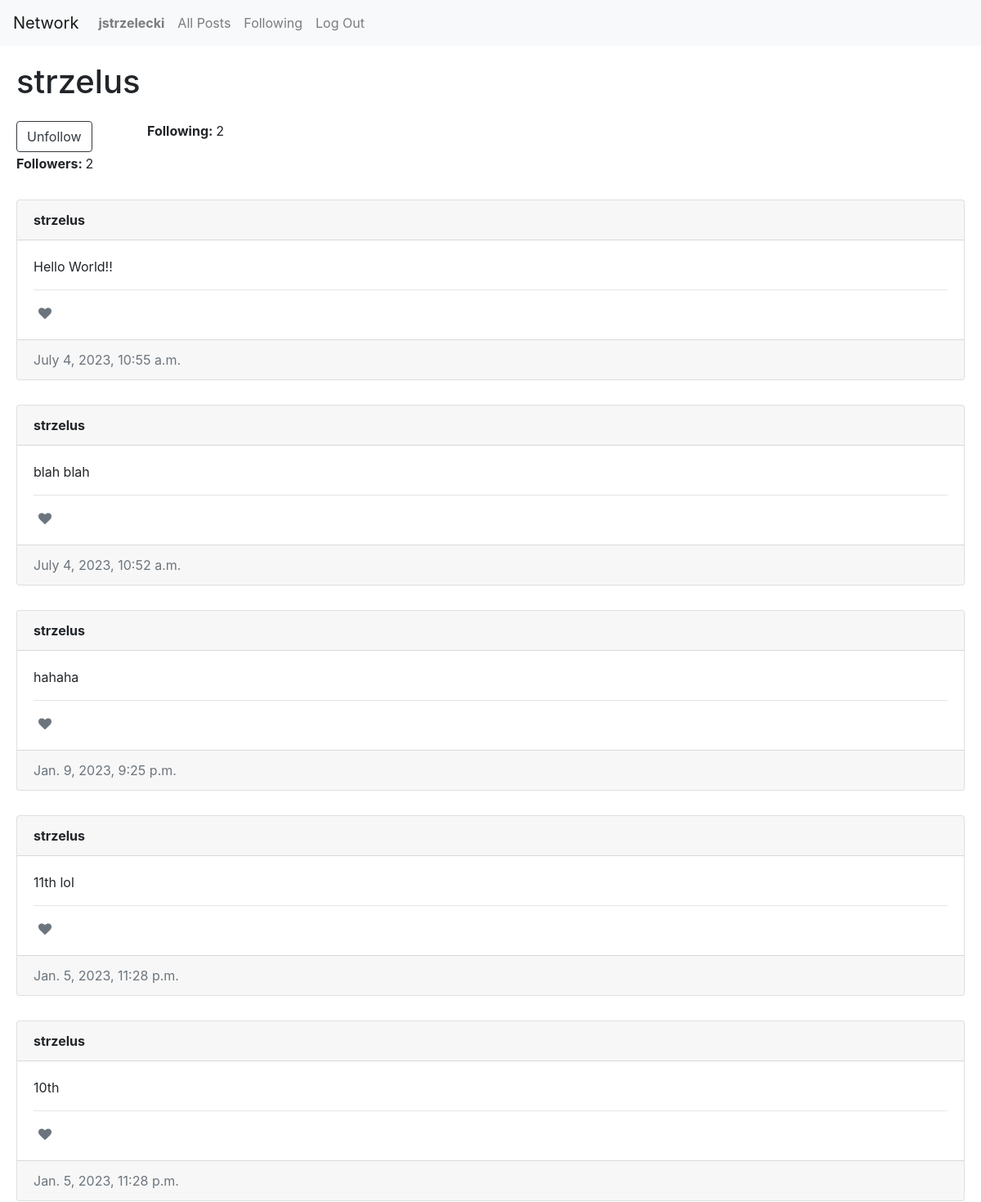
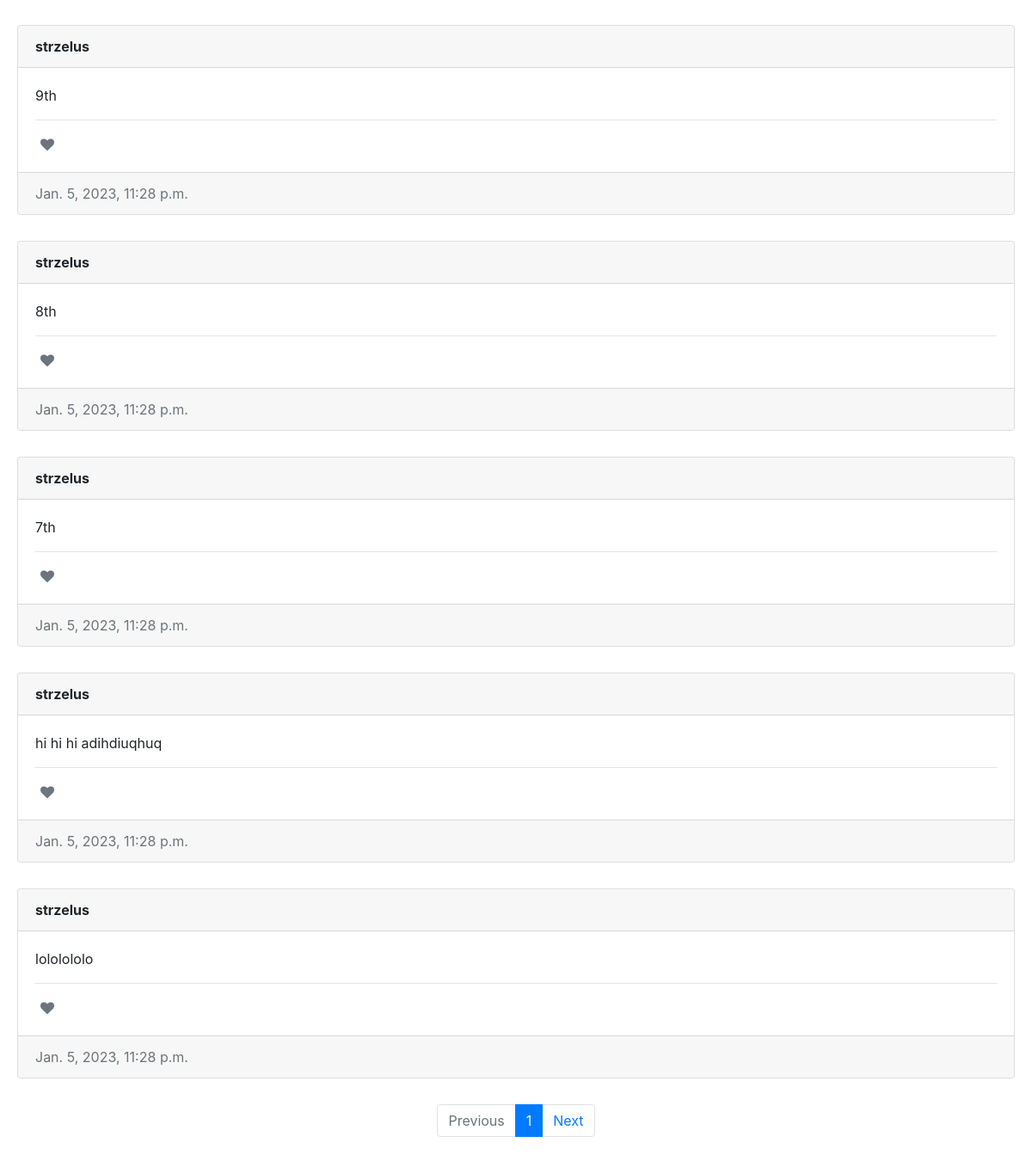
The page /profile/2 (signed in) on the database its author committed (2 pictures, top to bottom).
### network/models.py (models this page shows, shortened)
class User(AbstractUser):
    pass

class Post(models.Model):
    user = models.ForeignKey(User, on_delete=models.CASCADE, related_name="author")
    text = models.TextField(null=True)
    date = models.DateTimeField(auto_now_add=True)
    likes = models.DecimalField(default=0, max_digits=5, decimal_places=0)

### network/views.py (the view)
# urls.py: path("profile/<int:id>", views.profile, name="profile"),
def profile(request, id):
    following = User.objects.get(id=id)
    posts = Post.objects.filter(user=following).order_by("-date")
    paginator = Paginator(posts, 10)
    page_number = request.GET.get('page')
    page_obj = paginator.get_page(page_number)
    try:
        follower_id = list(Follow.objects.filter(following_id=id).values_list('follower', flat=True))
        followers = list(User.objects.filter(id__in=follower_id).values_list('username', flat=True))
        following_count = Follow.objects.filter(follower=following).count()
        followers_count = Follow.objects.filter(following=following).count()
        return render(request, "network/profile.html", {
            "following": following,
            "followers": followers,
            "following_count": following_count,
            "followers_count": followers_count,
            "page_obj": page_obj
        })
    except:
        following_count = Follow.objects.filter(follower=following).count()
        followers_count = Follow.objects.filter(following=following).count()
        return render(request, "network/profile.html", {
            "following": following,
            "following_count": following_count,
            "followers_count": followers_count,
            "page_obj": page_obj
        })

### network/templates/network/profile.html (shortened to what this page needs)
{% extends "network/layout.html" %} {% block body %}
<h1>{{ following }}</h1>
<div class="w-25 py-3">
    <div class="row">
    {% if user.is_authenticated %}
    {% if request.user != following %}
	{% if not request.user.username in followers %}
	<form class="col" action="{% url 'follow' following.id %}" method="post">
		{% csrf_token %}
		<input type="submit" class="btn btn-dark" value="Follow" />
	</form>
	{% else %}
	<form class="col" action="{% url 'unfollow' following.id %}" method="post">
		<input
			type="submit"
			class="btn btn-outline-dark"
			value="Unfollow"
		/>
	</form>
	{% endif %} {% endif %} {% endif %}
	<p class="col"><b>Following: </b>{{ following_count }}</p>
	<p class="col"><b>Followers: </b>{{ followers_count }}</p>
    </div>
</div>
<div class="vstack gap-3">
	{% if page_obj %} {% for post in page_obj %}
	<div class="card">
		<div class="card-header">
			<span id="username" href="{% url 'profile' post.user.id %}"
				><strong>{{ post.user }}</strong></span>
		</div>
		<div class="card-body">
			<p class="card-title">{{ post.text }}</p>
            <hr>
            {% if user == post.user %}
			<button
				class="btn btn-secondary"
                type="button"
				data-toggle="modal"
				data-target="#modal_edit_post_{{ post.id }}"
			>
				Edit
			</button>
			<div class="modal fade" id="modal_edit_post_{{ post.id }}" tabindex="-1" role="dialog" aria-hidden="true" aria-labelledby="modal_edit_post_{{ post.id }}_label">
				<div class="modal-dialog" role="document">
					<div class="modal-content">
						<div class="modal-header">
							<h5 class="modal-title">Edit Post</h5>
							<button
								type="button"
								class="close"
								data-dismiss="modal"
								aria-label="Close"
							>
								<span aria-hidden="true">&times;</span>
							</button>
						</div>
						<div class="modal-body">
							<textarea class="form-control" name="content" id="textarea_{{ post.id }}" rows="5">{{ post.text }}</textarea>
						</div>
						<div class="modal-footer">
							<button
								type="button"
								class="btn btn-secondary"
								data-dismiss="modal"
							>
								Close
							</button>
							<button type="button" class="btn btn-primary" onclick="submitHandler({{ post.id }})">
								Save changes
							</button>
						</div>
					</div>
				</div>
			</div>
        {% else %}
        {% if user.is_authenticated %}
            <div class="card-text">
                {% if post.id in whoYouLiked %}
                <button id="like_btn_{{ post.id }}" class="red like fa fa-heart" onclick="likeHandler({{ post.id }}, {{ whoYouLiked }})"></button>
                {% else %}
                <button id="like_btn_{{ post.id }}" class="text-muted like fa fa-heart" onclick="likeHandler({{ post.id }}, {{ whoYouLiked }})"></button>
                {% endif %}
            </div>
        {% endif %}
        {% endif %}
            </div>
		<div class="card-footer text-muted">{{ post.date }}</div>
    </div>
	{% empty %}
	<h1>No posts for this user yet</h1>
	{% endfor %} {% endif %}
<nav>
	<ul class="pagination justify-content-center">
        {% if page_obj.has_previous %}
		<li class="page-item">
			<a class="page-link" href="?page={{ page_obj.previous_page_number }}">Previous</a>
		</li>
        {% else %}
        <li class="page-item disabled">
			<a class="page-link" aria-label="disabled" href="#">Previous</a>
		</li>
        {% endif %}
        <li class="page-item active" aria-current="page">
            <span class="page-link" href="#">{{ page_obj.number }}</span>
        </li>
        {% if page_obj.has_next %}
		<li class="page-item">
			<a class="page-link" href="?page={{ page_obj.next_page_number }}">Next</a>
		</li>
        {% else %}
        <li class="page-item disabled">
			<a class="page-link" aria-label="disabled" href="#">Next</a>
		</li>
        {% endif %}
	</ul>
</nav>
{% endblock %}

### network/templates/network/layout.html (shortened to what this page needs)
{% load static %}
<!DOCTYPE html>
<html lang="en">
	<head>
		<link
			rel="stylesheet"
			href="https://stackpath.bootstrapcdn.com/bootstrap/4.4.1/css/bootstrap.min.css"
		/>
		<link
			rel="stylesheet"
			href="https://cdnjs.cloudflare.com/ajax/libs/font-awesome/4.7.0/css/font-awesome.min.css"
		/>
		<link href="{% static 'network/styles.css' %}" rel="stylesheet" />
	<body>
		<nav class="navbar navbar-expand-lg navbar-light bg-light">
			<a class="navbar-brand" href="{% url 'index' %}">Network</a>
			<div>
				<ul class="navbar-nav mr-auto">
					{% if user.is_authenticated %}
					<li class="nav-item">
						<a id="username" class="nav-link" href="{% url 'profile' user.id %}"
							><strong>{{ user.username }}</strong></a
						>
					</li>
					{% endif %}
					<li class="nav-item">
						<a class="nav-link" href="{% url 'index' %}">All Posts</a>
					</li>
					{% if user.is_authenticated %}
					<li class="nav-item">
						<a class="nav-link" href="{% url 'following' %}">Following</a>
					</li>
					<li class="nav-item">
						<a class="nav-link" href="{% url 'logout' %}">Log Out</a>
					</li>
					{% endif %}
				</ul>
			</div>
		</nav>
		<div class="body">{% block body %} {% endblock %}</div>
	</body>
</html>

### network/static/network/styles.css (style rules this page uses)
.body { padding: 20px; }
.card { margin-bottom: 30px; }
.like { margin-right: 0.5em; background: none; border: white; border-radius: 0.5em; }

### rows shown on the page
User: username "jstrzelecki"
User: username "strzelus"
Post: user "strzelus", text "Hello World!!", date "July 4, 2023, 10:55 a.m."
Post: user "strzelus", text "blah blah", date "July 4, 2023, 10:52 a.m."
Post: user "strzelus", text "hahaha", date "Jan. 9, 2023, 9:25 p.m."
Post: user "strzelus", text "11th lol", date "Jan. 5, 2023, 11:28 p.m."
Post: user "strzelus", text "10th", date "Jan. 5, 2023, 11:28 p.m."
Post: user "strzelus", text "9th", date "Jan. 5, 2023, 11:28 p.m."
Post: user "strzelus", text "8th", date "Jan. 5, 2023, 11:28 p.m."
Post: user "strzelus", text "7th", date "Jan. 5, 2023, 11:28 p.m."
Post: user "strzelus", text "hi hi hi adihdiuqhuq", date "Jan. 5, 2023, 11:28 p.m."
Post: user "strzelus", text "lololololo", date "Jan. 5, 2023, 11:28 p.m."

### other values the page prints
{{ following_count }} "2"
{{ followers_count }} "2"
{{ page_obj.number }} "1"
